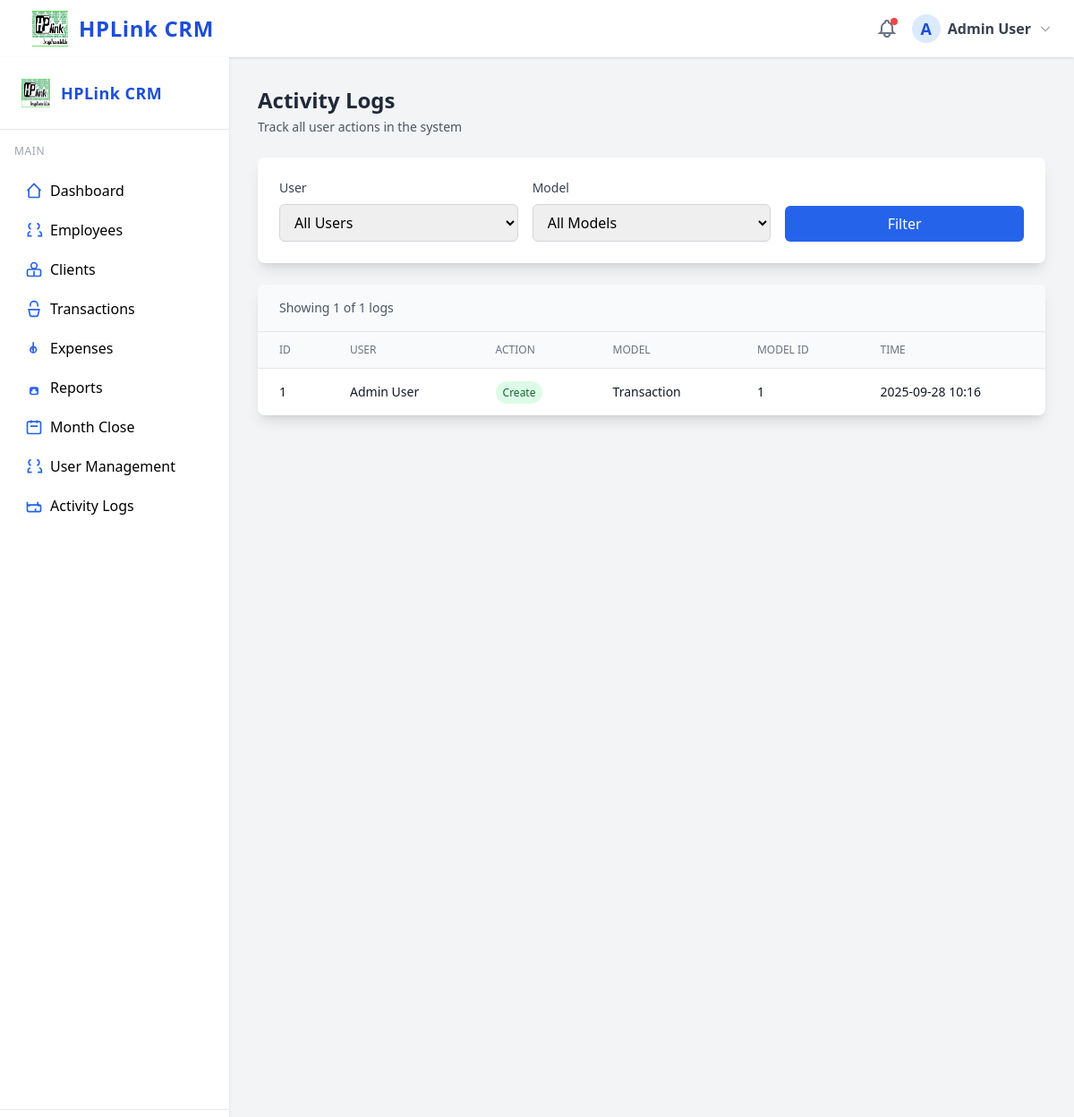
Page /?page=activity_logs (signed in) on the committed database.
### tables this page shows
CREATE TABLE users (
  id INT UNSIGNED AUTO_INCREMENT PRIMARY KEY,
  name VARCHAR(100) NOT NULL,
  email VARCHAR(150) NOT NULL UNIQUE,
  password_hash VARCHAR(255) NOT NULL,
  role ENUM('admin','hr','employee') NOT NULL,
  employee_id INT UNSIGNED NULL,
  created_at DATETIME NOT NULL DEFAULT CURRENT_TIMESTAMP,
  INDEX idx_role (role),
  INDEX idx_employee_id (employee_id)
   
);

CREATE TABLE activity_logs (
  id INT UNSIGNED AUTO_INCREMENT PRIMARY KEY,
  user_id INT UNSIGNED NOT NULL,
  model_name VARCHAR(50) NOT NULL,
  model_id INT UNSIGNED NOT NULL,
  action VARCHAR(20) NOT NULL,
  changes JSON NULL,
  created_at DATETIME NOT NULL DEFAULT CURRENT_TIMESTAMP,
  INDEX idx_user_id (user_id),
  INDEX idx_model_name (model_name),
  INDEX idx_model_id (model_id)
   
);

### config.php (called while the page is built)
<?php
return [
    'db' => [
        'host' => 'localhost',
        'database' => 'crm_db',
        'username' => 'crm_user',
        'password' => 'your_db_password',
        'charset' => 'utf8mb4',
    ],
    'timezone' => 'Asia/Dhaka',
    'currency_symbol' => '৳',
    'default_month_format' => 'Y-m',
    'session_name' => 'crm_session',
    'export_path' => __DIR__ . '/storage/exports/',
    'log_path' => __DIR__ . '/storage/logs/',
];

### lib/database.php (called while the page is built, shortened)
<?php
function get_config() {
    static $config = null;
    if ($config === null) {
        $config = require __DIR__ . '/../config.php';
    }
    return $config;
}

### lib/auth.php (called while the page is built, shortened)
<?php
require_once __DIR__ . '/database.php';
function is_logged_in() {
    return isset($_SESSION['user_id']);
}
function current_user() {
    static $user = null;
    if ($user === null) {
        $db = get_db();
        $stmt = $db->prepare("SELECT * FROM users WHERE id = ?");
        $stmt->execute([$_SESSION['user_id']]);
        $user = $stmt->fetch();
    }
    return $user;
}

### lib/helpers.php (called while the page is built, shortened)
<?php
require_once __DIR__ . '/auth.php';
require_once __DIR__ . '/database.php';
function e($str) {
    return htmlspecialchars($str ?? '', ENT_QUOTES | ENT_SUBSTITUTE, 'UTF-8');
}
function format_date($dt, $fmt = 'Y-m-d H:i') {
    return date($fmt, strtotime($dt));
}

### views/activity_logs.php (the view, shortened to what this page needs)
<?php
$db = get_db();
$page = max(1, (int)($_GET['pg'] ?? 1));
$where = [];
$params = [];
$where_sql = !empty($where) ? 'WHERE ' . implode(' AND ', $where) : '';
$count_sql = "SELECT COUNT(*) FROM activity_logs al $where_sql";
$stmt = $db->prepare($count_sql);
$stmt->execute($params);
$total = $stmt->fetchColumn();
$per_page = 50;
$offset = max(0, ($page - 1) * $per_page);
$sql = "
    SELECT al.*, u.name AS user_name
    FROM activity_logs al
    LEFT JOIN users u ON al.user_id = u.id
    $where_sql
    ORDER BY al.created_at DESC
    LIMIT ? OFFSET ?
";
$stmt = $db->prepare($sql);
$stmt->execute(array_merge($params, [$per_page, $offset]));
$logs = $stmt->fetchAll();
?>
<div class="p-8">
    <div class="mb-6">
        <h1 class="text-2xl font-bold text-gray-800">Activity Logs</h1>
        <p class="text-gray-600 text-sm mt-1">Track all user actions in the system</p>
    </div>
    <div class="bg-white shadow-lg rounded-lg p-6 mb-6">
        <form method="GET" action="" class="grid grid-cols-1 md:grid-cols-3 gap-4">
            <div>
                <label class="block text-sm font-medium text-gray-700 mb-2">User</label>
                <select name="user_id" class="w-full px-3 py-2 border border-gray-300 rounded-md focus:outline-none focus:ring-2 focus:ring-blue-500">
                    <option value="">All Users</option>
                </select>
            </div>
            <div>
                <label class="block text-sm font-medium text-gray-700 mb-2">Model</label>
                <select name="model" class="w-full px-3 py-2 border border-gray-300 rounded-md focus:outline-none focus:ring-2 focus:ring-blue-500">
                    <option value="">All Models</option>
                </select>
            </div>
            <div class="flex items-end">
                <button type="submit" class="w-full px-4 py-2 bg-blue-600 text-white rounded-md hover:bg-blue-700">Filter</button>
            </div>
        </form>
    </div>
    <div class="bg-white shadow-lg rounded-lg overflow-hidden mb-6">
        <div class="px-6 py-4 bg-gray-50 border-b">
            <p class="text-sm text-gray-600">Showing <?= count($logs) ?> of <?= $total ?> logs</p>
        </div>
        <?php if (empty($logs)): ?>
            <div class="p-8 text-center text-gray-500">No activity logs found.</div>
        <?php else: ?>
            <table class="min-w-full divide-y divide-gray-200">
                <thead class="bg-gray-50">
                    <tr>
                        <th class="px-6 py-3 text-left text-xs font-medium text-gray-500 uppercase">ID</th>
                        <th class="px-6 py-3 text-left text-xs font-medium text-gray-500 uppercase">User</th>
                        <th class="px-6 py-3 text-left text-xs font-medium text-gray-500 uppercase">Action</th>
                        <th class="px-6 py-3 text-left text-xs font-medium text-gray-500 uppercase">Model</th>
                        <th class="px-6 py-3 text-left text-xs font-medium text-gray-500 uppercase">Model ID</th>
                        <th class="px-6 py-3 text-left text-xs font-medium text-gray-500 uppercase">Time</th>
                    </tr>
                </thead>
                <tbody class="bg-white divide-y divide-gray-200">
                    <?php foreach ($logs as $log): ?>
                        <tr class="hover:bg-gray-50">
                            <td class="px-6 py-4 whitespace-nowrap text-sm text-gray-900"><?= e($log['id']) ?></td>
                            <td class="px-6 py-4 whitespace-nowrap text-sm text-gray-900"><?= e($log['user_name']) ?></td>
                            <td class="px-6 py-4 whitespace-nowrap text-sm">
                                <span class="px-2 py-1 rounded-full text-xs font-medium <?= $log['action'] === 'create' ? 'bg-green-100 text-green-800' : ($log['action'] === 'delete' ? 'bg-red-100 text-red-800' : 'bg-blue-100 text-blue-800') ?>">
                                    <?= e(ucfirst($log['action'])) ?>
                                </span>
                            </td>
                            <td class="px-6 py-4 whitespace-nowrap text-sm text-gray-900"><?= e(ucfirst($log['model_name'])) ?></td>
                            <td class="px-6 py-4 whitespace-nowrap text-sm text-gray-900"><?= e($log['model_id']) ?></td>
                            <td class="px-6 py-4 whitespace-nowrap text-sm text-gray-900"><?= format_date($log['created_at']) ?></td>
                        </tr>
                    <?php endforeach; ?>
                </tbody>
            </table>
        <?php endif; ?>
    </div>
</div>

### views/layout/header.php (shortened to what this page needs)
?><!DOCTYPE html>
<html lang="en">
<head>
  <script src="https://cdn.tailwindcss.com"></script>
</head>
<body class="bg-gray-100 min-h-screen">
  <header class="bg-white shadow px-6 py-3 flex items-center justify-between">
    <div class="flex items-center space-x-3">
      <img src="/assets/logo.png" alt="HPLink CRM Logo" class="h-10 w-10">
      <span class="font-bold text-2xl text-blue-700 tracking-wide">HPLink CRM</span>
    </div>
    <div class="flex items-center space-x-4">
      <button class="relative focus:outline-none group">
        <span class="absolute top-0 right-0 inline-block w-2 h-2 bg-red-500 rounded-full"></span>
      </button>
      <?php if (is_logged_in()):
        $user = current_user(); ?>
        <div class="relative group">
          <button class="flex items-center space-x-2 focus:outline-none">
            <span class="inline-block h-8 w-8 rounded-full bg-blue-100 text-blue-700 flex items-center justify-center font-bold text-lg">
              <?= strtoupper(substr($user['name'] ?? 'U', 0, 1)) ?>
            </span>
            <span class="font-semibold text-gray-700"><?= e($user['name'] ?? 'User') ?></span>
            <svg class="w-4 h-4 text-gray-400" fill="none" stroke="currentColor" stroke-width="2" viewBox="0 0 24 24"><path d="M19 9l-7 7-7-7"></path></svg>
          </button>
        </div>
      <?php else: ?>
        <a href="?page=login" class="px-4 py-2 bg-blue-600 text-white rounded hover:bg-blue-700">Login</a>
      <?php endif; ?>
    </div>
  </header>
  <div class="flex">
    <?php if (is_logged_in()): ?>
      <?php include __DIR__ . '/sidebar.php'; ?>
    <?php endif; ?>
    <main class="flex-1">

### rows in the picture
users: name "A", name "Admin User"
activity_logs: id "1", user.name "Admin User", action "Create", model_name "Transaction", model "1", created_at "2025-09-28 10:16"

### other values in the picture
count($logs) "1"
$total "1"
